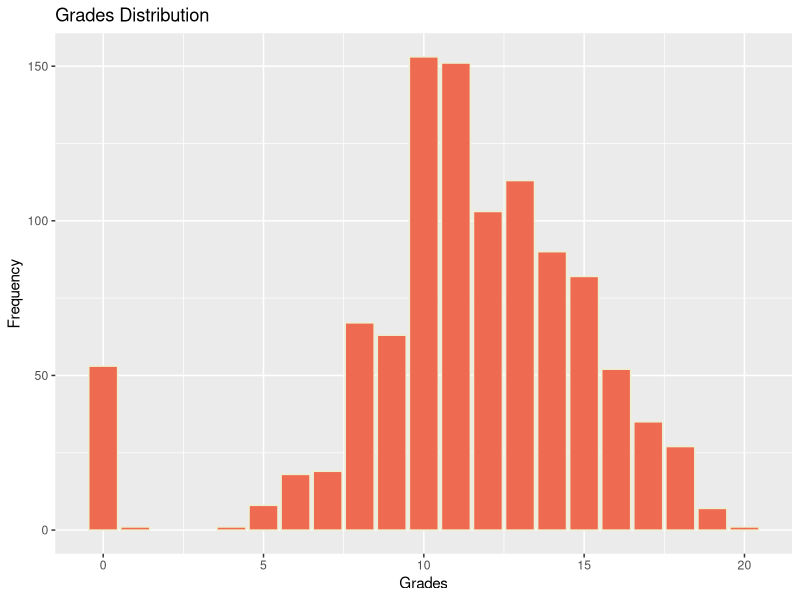
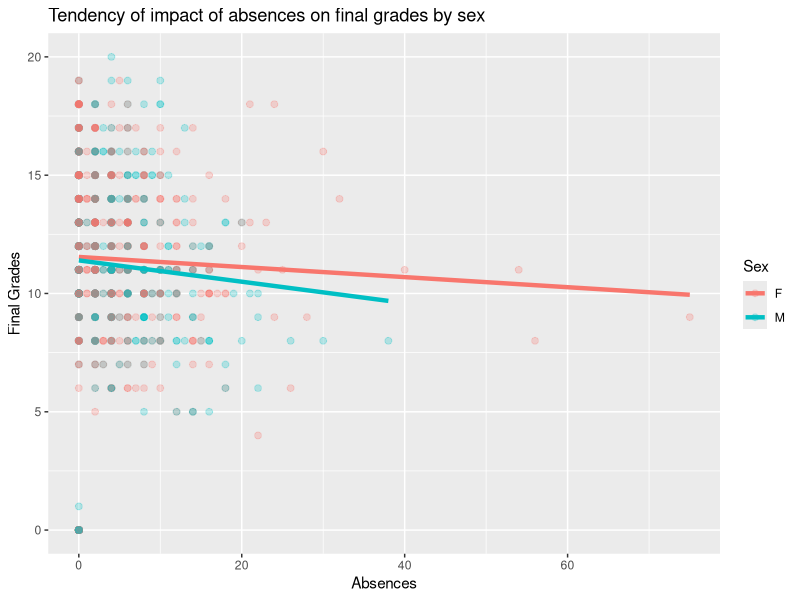

These charts were generated, in order, by the following R code: (Note: this script raises an error after producing the figures.)
library(haven)
library(readr)
library(ggplot2)

grades_df <-read.table("Data/Datasets/all.csv",sep=",",header=TRUE)

## Quick summary
# summary(student_por)
# summary(student_mat)
summary(grades_df)

## Sum of missing values
# sum(is.na(student_por))
# sum(is.na(student_mat))
# sum(is.null(student_por))
# sum(is.null(student_mat))
sum(is.na(grades_df))
sum(is.null(grades_df))


# Grades Frequency
ggplot(grades_df, aes(x =G3 , y = )) + 
  geom_bar(color='lightyellow2',
           fill='coral2') +
  labs(x = "Grades",
       y = "Frequency",
       color='cyl',
       title = "Grades Distribution")


## Relation between study hours, absences and sex
#data <- grades_df[order(as.numeric(grades_df$GA))]

ggplot(data = grades_df,
       mapping = aes(x = absences, 
                     y = G3,
                     color = sex)) +
  geom_point(alpha = .25,
             size = 2) +
  geom_smooth(method = "lm", 
              se = FALSE, 
              size = 1.5) + 
  labs(x = "Absences",
       y = "Final Grades",
       col = "Sex",
       title = "Tendency of impact of absences on final grades by sex")



#
data <- table(grades_df$romantic, grades_df$freetime)
data_df <- as.data.frame.matrix(data)

print(data_df)
x_freetime <- as.vector(sort(unique(grades_df$freetime)))
y_romantic <- vector()
y_non_romantic <- vector()

for (x in x_freetime) {
  romantic_data <- subset(grades_df, freetime == x & romantic == "yes",
                          select=c(failures, G1, G2, G3, GA))
  
  non_romantic_data <- subset(grades_df, freetime == x & romantic == "no",
                              select=c(failures, G1, G2, G3, GA))
  
  y_romantic <- c(y_romantic, mean(romantic_data$G3))
  y_non_romantic <- c(y_non_romantic, mean(non_romantic_data$G3))
}

ggplot(grades_df, mapping = aes(x=freetime, fill=romantic)) +
        geom_bar(position="dodge") 
        
# 
# barplot(data_df, 
#         main="Impact of freetime and relation status on final grades",
#         xlab="Free Time",
#         ylab="Frequency",
#         col=c("coral3", "cornflowerblue"),
#         legend = rownames(data), beside = TRUE) 
par(new=TRUE)
plot(x_freetime, 
       y_romantic,
       type="b", axes = FALSE, xlab = "", ylab = "")
par(new=TRUE)
plot(x_freetime,
     y_non_romantic,
     type="b", axes = FALSE, xlab = "", ylab = "Average Grades")

